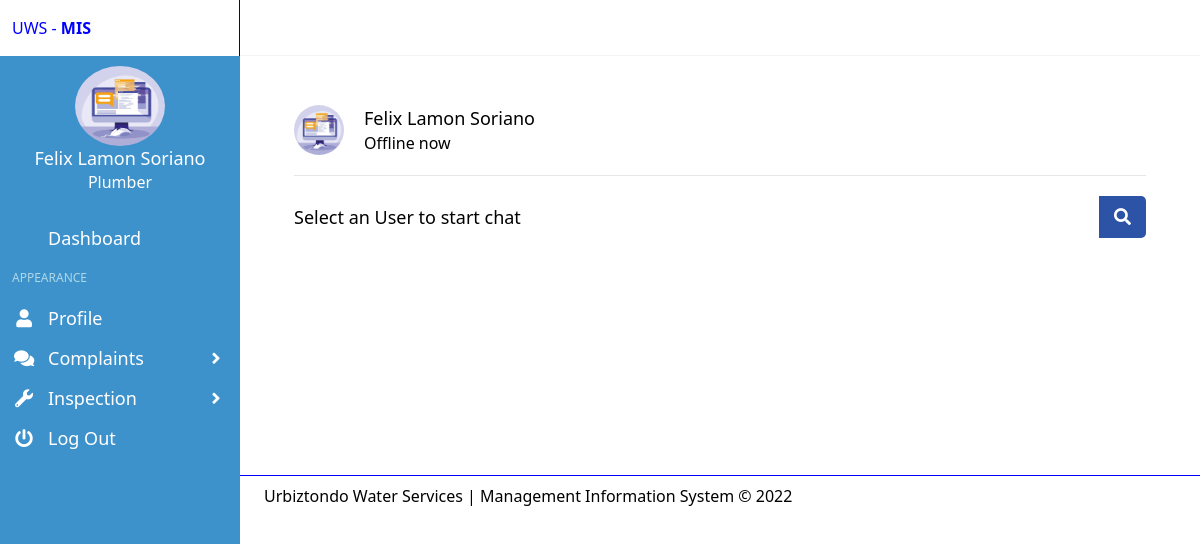
Screenshot of /plumber/message.php (signed in) with the database file from the repository.
### tables this page shows
CREATE TABLE `tblplumber` (
  `plumber_ID` int(50) NOT NULL,
  `plumber_no` int(50) NOT NULL,
  `Fname` varchar(50) NOT NULL,
  `Mname` varchar(50) NOT NULL,
  `Lname` varchar(50) NOT NULL,
  `house_no` decimal(10,0) NOT NULL,
  `address_ID` int(11) NOT NULL,
  `Email` varchar(50) NOT NULL,
  `ContactNo` decimal(10,0) NOT NULL,
  `Username` varchar(50) DEFAULT NULL,
  `Password` varchar(150) DEFAULT NULL,
  `position` varchar(50) NOT NULL,
  `RegDate` date NOT NULL,
  `UserStatus` int(11) NOT NULL,
  `images` varchar(150) NOT NULL,
  `chat_status` varchar(50) NOT NULL,
  `admin_ID` int(11) NOT NULL
);

### plumber/includes/session.php (called while the page is built, shortened)
<?php
	include 'conn.php';
	if(isset($_SESSION['plumber']) ){
	$sql = "SELECT * FROM tblplumber WHERE plumber_ID  = '".$_SESSION['plumber']."'";
	$query = $connect->query($sql);
	$user = $query->fetch_assoc();
}
else{
	header('location: ../login.php');
}
?>

### plumber/message.php (the view, shortened to what this page needs)
<?php include 'includes/session.php';?>
<?php include 'includes/header.php' ?>
<?php include 'includes/topbar.php' ?>
<?php $page = "chat"; include 'includes/leftbar.php' ?>
<section class="section main-section">
     <div class="content-wrapper wrapper">
<section class="users">
  <header>
    <div class="content">
      <img src="../upload/plumber/<?php echo $user['images']; ?>" alt="">
      <div class="details">
          <span><?php echo $user['Fname'].' '.$user['Mname'].' '.$user['Lname'];?></span>
        <p><?php echo $user['chat_status']; ?></p>
      </div>
    </div>
  </header>
  <div class="search">
    <span class="text">Select an User to start chat</span>
    <button><i class="fas fa-search"></i></button>
  </div>
</section>
</div>
<br>
<br>
<br>
<br>
<br>
<br>
<br>
  </section>
<?php include 'includes/footer.php' ?>

### plumber/includes/leftbar.php (shortened to what this page needs)
<aside class="aside is-placed-left is-expanded" style="background:#3E92CC ;overflow-y:auto;">
  <div class="aside-tools">
    <div>
      UWS - <b class="font-black">MIS</b>
    </div>
  </div>
  <center>
      <div class="image">
        <img src="../upload/plumber/<?php echo $user['images']; ?>" class="img-circle elevation-2 d-flex " style="height:80px; width:90px; margin-top:10px;  border-radius: 50%;" >
      </div>
    <div class="info" >
        <h1 href="#" style="color:white; font-size:18px;  " > <?php echo $user['Fname'].' '.$user['Mname'].' '.$user['Lname']?> </h1>
        <h1 href="#" style="color:white; font-size:16px;  " > Plumber </h1>
      </div>
      </center>
  <div class="menu is-menu-main">
    <p class="menu-label"></p>
    <ul class="menu-list">
      <li class="<?php if($page=='dashboard'){ echo 'active'; }?> ">
        <a href="home.php">
          <span class="icon"><i class="mdi mdi-desktop-mac"></i></span>
          <span class="menu-item-label">Dashboard</span>
        </a>
      </li>
    </ul>
    <p class="menu-label">Appearance</p>
    <ul class="menu-list">
    <li class="<?php if($page=='profile'){ echo 'active'; }?> ">
        <a href="profile.php">
          <span class="icon"><i class="fa fa-user"></i></span>
          <span class="menu-item-label">Profile</span>
        </a>
      </li>
    </ul>
    <ul class="menu-list">
    <li class="<?php if($page=='complaint'){ echo 'active'; }?> ">
        <a class="dropdown ">
          <span class="icon"><i class="fa fa-comments"></i></span>
          <span class="menu-item-label">Complaints</span>
          <span class="icon"><i class="fa fa-angle-right arrow"></i></span>
        </a>
      </li>
    <ul class="menu-list">
    <li class="<?php if($page=='inspection'){ echo 'active'; }?> ">
         <a class="dropdown">
           <span class="icon"><i class="fa fa-wrench"></i></span>
           <span class="menu-item-label">Inspection</span>
           <span class="icon"><i class="fa fa-angle-right arrow"></i></span>
         </a>
       </li>
    <ul class="menu-list " style ="color:blue;">
      <li class=" bg-white">
      <a href="php/logout.php?plumber=<?php echo $user['plumber_ID']; ?>">
          <span class="icon"><i class="fa fa-power-off"></i></span>
          <span class="menu-item-label">Log Out</span>
        </a>
      </li>
    </ul>
  </div>
</aside>

### css1/main.css (style rules this page uses)
html { -moz-tab-size: 4; -o-tab-size: 4; tab-size: 4; }
html { line-height: 1.15; -webkit-text-size-adjust: 100%; }
b, strong { font-weight: bolder; }
button, input, optgroup, select, textarea { font-family: inherit; font-size: 100%; line-height: 1.15; margin: 0; }
button, select { text-transform: none; }
[type="button"], [type="reset"], [type="submit"], button { -webkit-appearance: button; }
blockquote, dd, dl, figure, h1, h2, h3, h4, h5, h6, hr, p, pre { margin: 0; }
button { background-color: transparent; background-image: none; }
ol, ul { list-style: none; margin: 0; padding: 0; }
html { font-family: ui-sans-serif, system-ui, -apple-system, BlinkMacSystemFont, "Segoe UI", Roboto, "Helvetica Neue", Arial, "Noto Sans", sans-serif, "Apple Color Emoji", "Segoe UI Emoji", "Segoe UI Symbol", "Noto Color Emoji"; line-height: 1.5; }
img { border-style: solid; }
button { cursor: pointer; }
h1, h2, h3, h4, h5, h6 { font-size: inherit; font-weight: inherit; }
a { color: inherit; text-decoration: inherit; }
button, input, optgroup, select, textarea { padding: 0; line-height: inherit; color: inherit; }
audio, canvas, embed, iframe, img, object, svg, video { display: block; vertical-align: middle; }
img, video { max-width: 100%; height: auto; }
.font-black { font-weight: 900; }
* { --tw-shadow: 0 0 #0000; }
* { --tw-ring-inset: var(--tw-empty); --tw-ring-offset-width: 0px; --tw-ring-offset-color: #fff; --tw-ring-color: rgba(59, 130, 246, 0.5); --tw-ring-offset-shadow: 0 0 #0000; --tw-ring-shadow: 0 0 #0000; }
.main-section { padding: 1.5rem; }
.dropdown { cursor: pointer; }
.aside { --tw-bg-opacity: 1; background-color: rgba(31, 41, 55, var(--tw-bg-opacity)); height: 100vh; position: fixed; top: 0; left: -15rem; width: 15rem; z-index: 40; transition-property: all; transition-timing-function: cubic-bezier(0.4, 0, 0.2, 1); transition-duration: 150ms; }
@media (min-width: 1024px) { .aside { left: 0; } }
.aside-tools { --tw-bg-opacity: 1; background-color: white; display: flex; flex-direction: row; align-items: center; flex: 1 1 0%; height: 3.5rem; padding-left: 0.75rem; padding-right: 0.75rem; --tw-text-opacity: 1; color: blue; width: 100%; border-right:1px solid darkblue; }
.menu-label { font-size: 0.75rem; line-height: 1rem; padding: 0.75rem; --tw-text-opacity: 1; color: lightblue; text-transform: uppercase; }
.menu-list li a { display: flex; padding-top: 0.5rem; padding-bottom: 0.5rem; --tw-text-opacity: 1; color: white; font-size:18px }
.menu-list li a .menu-item-label { flex-grow: 1; }
.menu-list li a .icon { flex: none; width: 3rem; }
.icon { display: inline-flex; align-items: center; justify-content: center; height: 1.5rem; width: 1.5rem; }
.icon i { display: inline-flex; }
.image { display: block; position: relative; }
.image img { display: block; height: auto; max-width: 100%; width: 100%; }

### css1/style.css (style rules this page uses)
.users { padding: 25px 30px; }
.users header, .users-list a { display: flex; align-items: center; padding-bottom: 20px; border-bottom: 1px solid #e6e6e6; justify-content: space-between; }
.wrapper img { object-fit: cover; border-radius: 50%; }
.users header img { height: 50px; width: 50px; }
:is(.users, .users-list) .content { display: flex; align-items: center; }
:is(.users, .users-list) .content .details { color: #000; margin-left: 20px; }
:is(.users, .users-list) .details span { font-size: 18px; font-weight: 500; }
.users .search { margin: 20px 0; display: flex; position: relative; align-items: center; justify-content: space-between; }
.users .search .text { font-size: 18px; }
.users .search button { position: relative; z-index: 1; width: 47px; height: 42px; font-size: 17px; cursor: pointer; border: none; background:#2d53a6; color: #fff; outline: none; border-radius: 0 5px 5px 0; transition: all 0.2s ease; }

### rows the page displays
tblplumber: images (picture), Fname "Felix", Mname "Lamon", Lname "Soriano", chat_status "Offline now"
